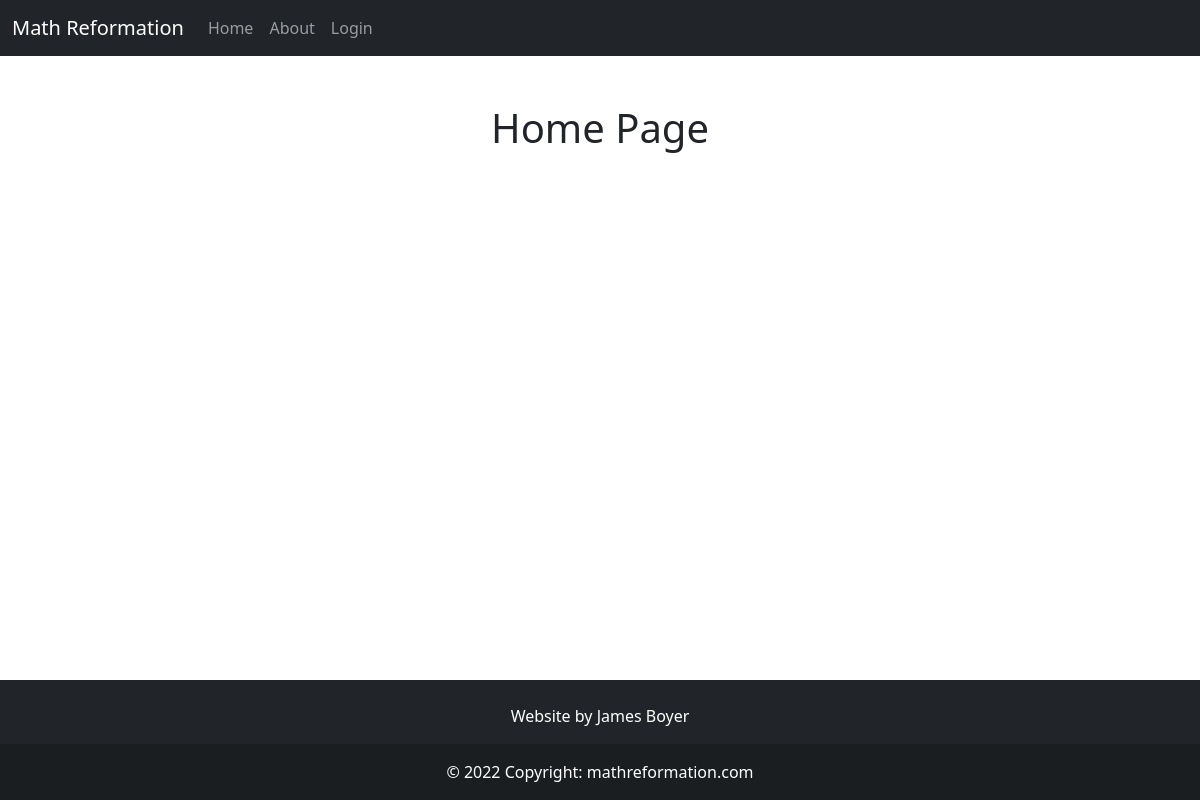
The page /index on the database as committed earlier.
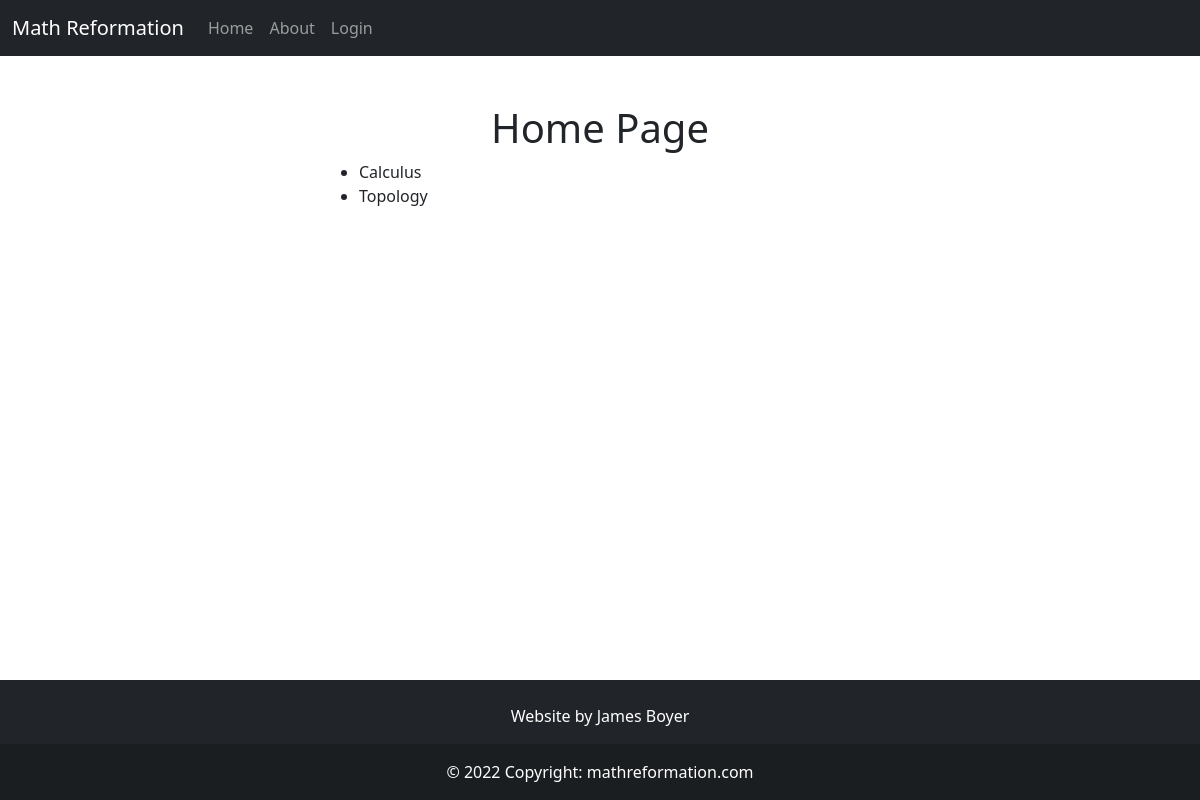
The same page on the database as committed later.
### app/models.py (models this page shows, shortened)
class Category(db.Model):
    id = db.Column(db.Integer, primary_key=True)
    name = db.Column(db.String(50), nullable=False)
    path = db.Column(db.String(50))
    body = db.Column(db.String(), index=True, unique=True)
    header = db.Column(db.String(), index=True, unique=True)
    category_type = db.Column(db.String(15))
    parents = db.relationship('Category',secondary=parent_child_table,
        primaryjoin=id == parent_child_table.c.ChildId,
        secondaryjoin=id == parent_child_table.c.ParentId,
        backref= db.backref('children'))

### app/main/routes.py (the view)
@bp.route("/", methods=["GET"])
@bp.route("/index", methods=["GET"])
def index():
    main_categories = Category.query.filter_by(parents=None)
    return render_template('main/index.html', title="Home", main_categories=main_categories)

### app/templates/main/index.html
{% extends "base.html" %}
{% block content %}
<h1 class="text-center">Home Page</h1>
<ul>
    {% for category in main_categories %}
    <li>
        <a href = {{ url_for('main.category_page', path=category.path)}}>
            {{ category.name }}
        </a>
    </li>
    {% endfor %}
</ul>
{% endblock %}

### app/templates/base.html (shortened to what this page needs)
<!DOCTYPE html>
<html lang="en">
    <head>
        <link href="https://cdn.jsdelivr.net/npm/bootstrap@5.0.2/dist/css/bootstrap.min.css" rel="stylesheet">
        <link rel="stylesheet" href="{{ url_for('static', filename='style.css') }}">
    </head>
    <body class="d-flex flex-column min-vh-100">
        <nav class="navbar navbar-expand-sm bg-dark navbar-dark sticky-top">
            <div class="container-fluid">
                <a class="navbar-brand">Math Reformation</a>
                <div class="collapse navbar-collapse" id="collapsibleNavbar">
                    <ul class="navbar-nav">
                        <li class="nav-item">
                            <a class="nav-link" href="{{ url_for('main.index')}}">Home</a>
                        </li>
                        <li class="nav-item">
                            <a class="nav-link" href="{{ url_for('main.about')}}">About</a>
                        </li>
                    </ul>
                    <ul class="nav navbar-nav navbar-right">
                        {% if current_user.is_anonymous %}
                        <li class="nav-item">
                            <a class="nav-link" href="{{ url_for('auth.login') }}">Login</a>
                        </li>
                        {% else %}
                        <li class="nav-item">
                            <p>Welcome {{ current_user.username }}!</p>
                        </li>
                        <li>
                            <a class="nav-link" href="{{ url_for('auth.logout') }}">Logout</a>
                            {% endif %}
                    </ul>
                </div>
            </div>
        </nav>
        <div class="wrapper flex-grow-1">
            <div class="container mt-5">
                <div class="row">
                    <div class="col-3"></div>
                    <div class="col-6">
                        {% block content %}
                        {% endblock %}
                    </div>
                    <div class="col-3"></div>
                </div>
            </div>
        </div>
        <footer class="bg-dark text-center text-white">
            <div class="container p-4 pb-0">
                <section class="mb-2">
                    <p>Website by James Boyer</p>
                </section>
            </div>
            <div class="text-center p-3" style="background-color: rgba(0, 0, 0, 0.2);">
                © 2022 Copyright:
                <a class="text-white" href="mathreformation.com">mathreformation.com</a>
            </div>
        </footer>
    </body>
</html>

### app/static/style.css (style rules this page uses)
a { all: unset; }

Rows that differ between the two databases and show on the page:
added Category: name "Calculus"
added Category: name "Topology"
